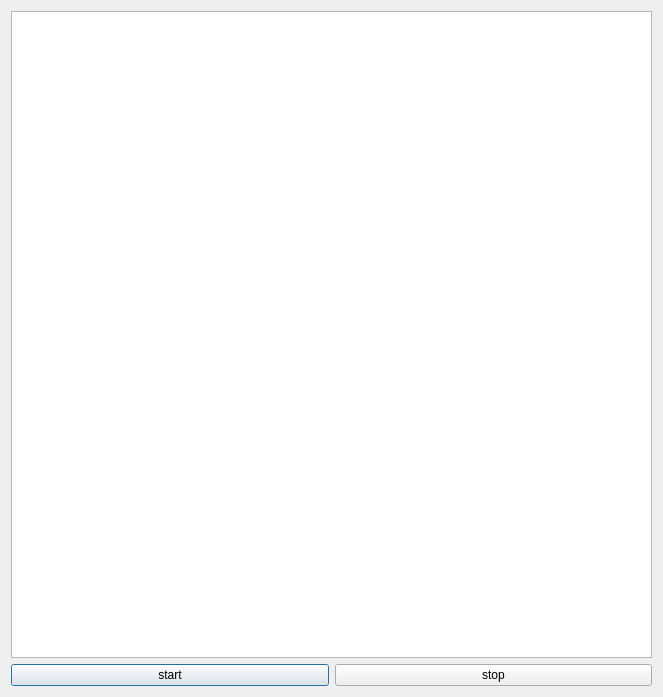
<?xml version="1.0" encoding="UTF-8"?>
<ui version="4.0">
 <class>Dialog</class>
 <widget class="QDialog" name="Dialog">
  <property name="geometry">
   <rect>
    <x>0</x>
    <y>0</y>
    <width>663</width>
    <height>697</height>
   </rect>
  </property>
  <property name="windowTitle">
   <string>Dialog</string>
  </property>
  <layout class="QHBoxLayout" name="horizontalLayout_2">
   <item>
    <layout class="QVBoxLayout" name="verticalLayout">
     <item>
      <widget class="QGraphicsView" name="graphicsView"/>
     </item>
     <item>
      <layout class="QHBoxLayout" name="horizontalLayout">
       <item>
        <widget class="QPushButton" name="pushButton">
         <property name="text">
          <string>start</string>
         </property>
        </widget>
       </item>
       <item>
        <widget class="QPushButton" name="pushButton_2">
         <property name="text">
          <string>stop</string>
         </property>
        </widget>
       </item>
      </layout>
     </item>
    </layout>
   </item>
  </layout>
 </widget>
 <layoutdefault spacing="6" margin="11"/>
 <resources/>
 <connections/>
</ui>
